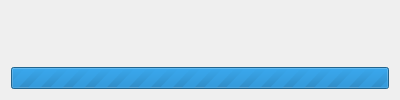
<?xml version="1.0" encoding="UTF-8"?>
<ui version="4.0">
 <class>ProgressDialog</class>
 <widget class="QDialog" name="ProgressDialog">
  <property name="minimumSize">
   <size>
    <width>400</width>
    <height>100</height>
   </size>
  </property>
  <property name="maximumSize">
   <size>
    <width>400</width>
    <height>100</height>
   </size>
  </property>
  <property name="windowTitle">
   <string>Please Wait</string>
  </property>
  <property name="modal">
   <bool>true</bool>
  </property>
  <layout class="QVBoxLayout" name="verticalLayout">
   <item>
    <widget class="QLabel" name="lblDescription"/>
   </item>
   <item>
    <widget class="QProgressBar" name="progressBar">
     <property name="maximum">
      <number>0</number>
     </property>
     <property name="value">
      <number>0</number>
     </property>
     <property name="textVisible">
      <bool>false</bool>
     </property>
    </widget>
   </item>
  </layout>
 </widget>
 <layoutdefault spacing="6" margin="11"/>
 <resources/>
 <connections/>
</ui>
